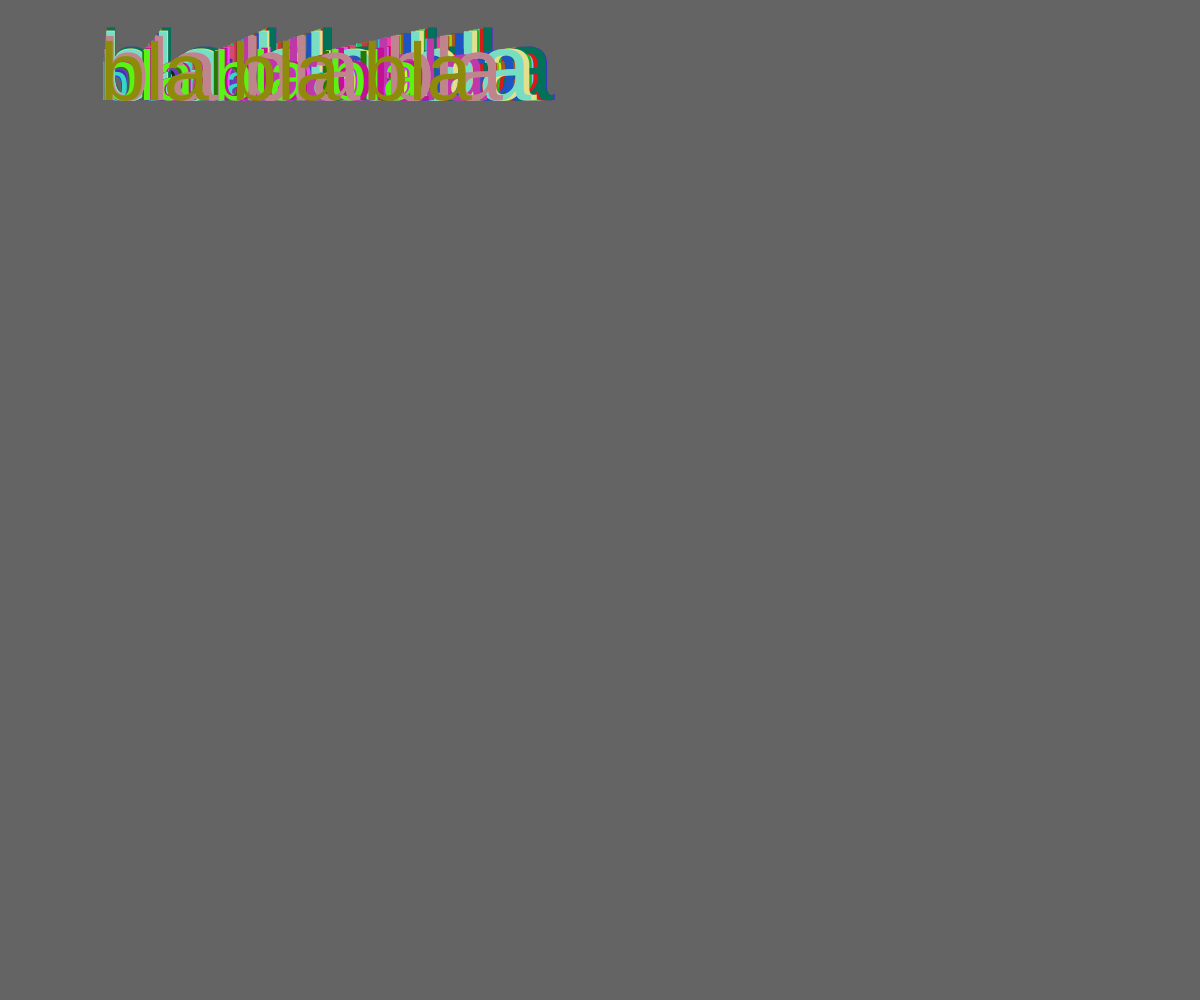
Frame 1 (no input)
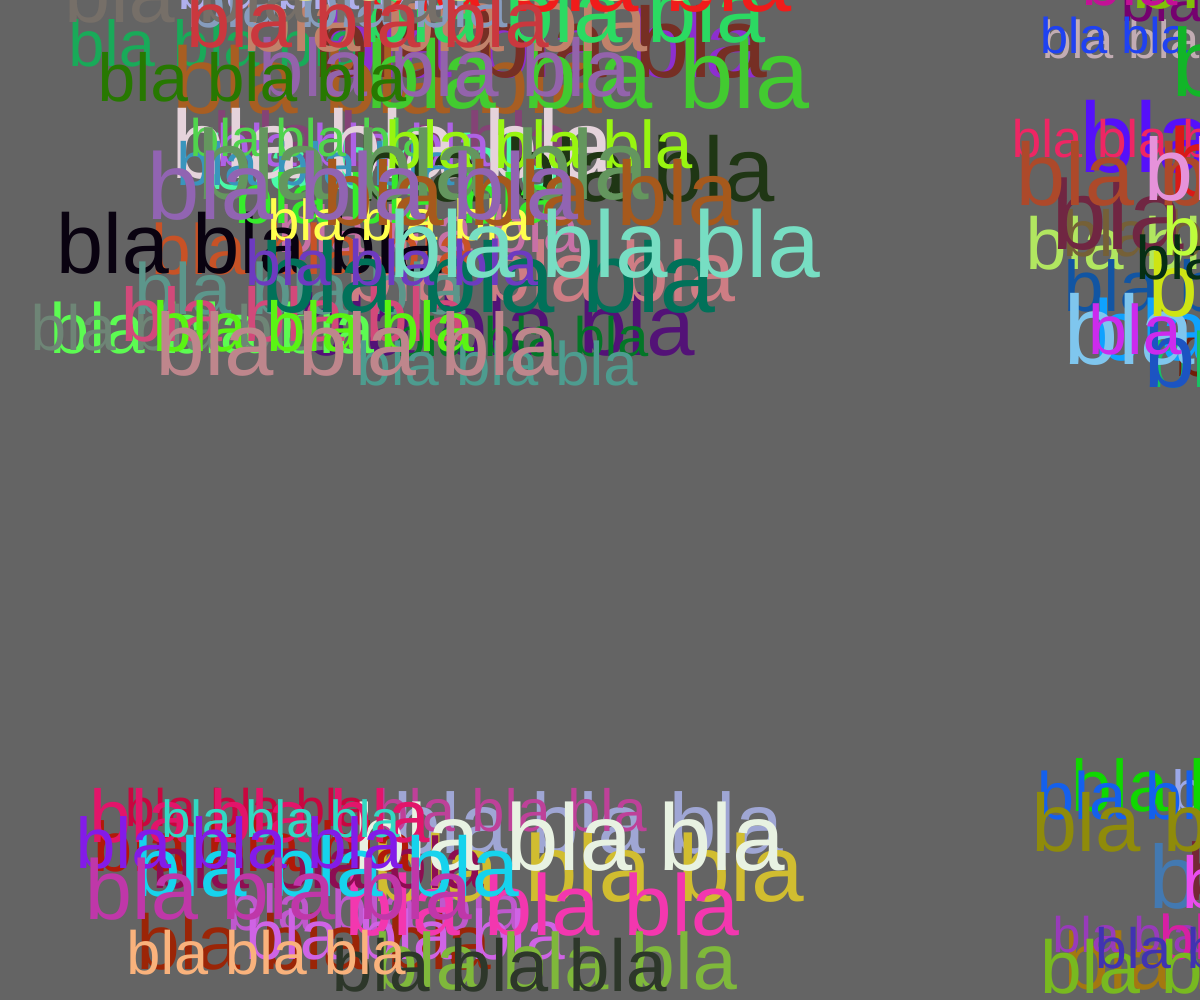
Frame 60 (no input)
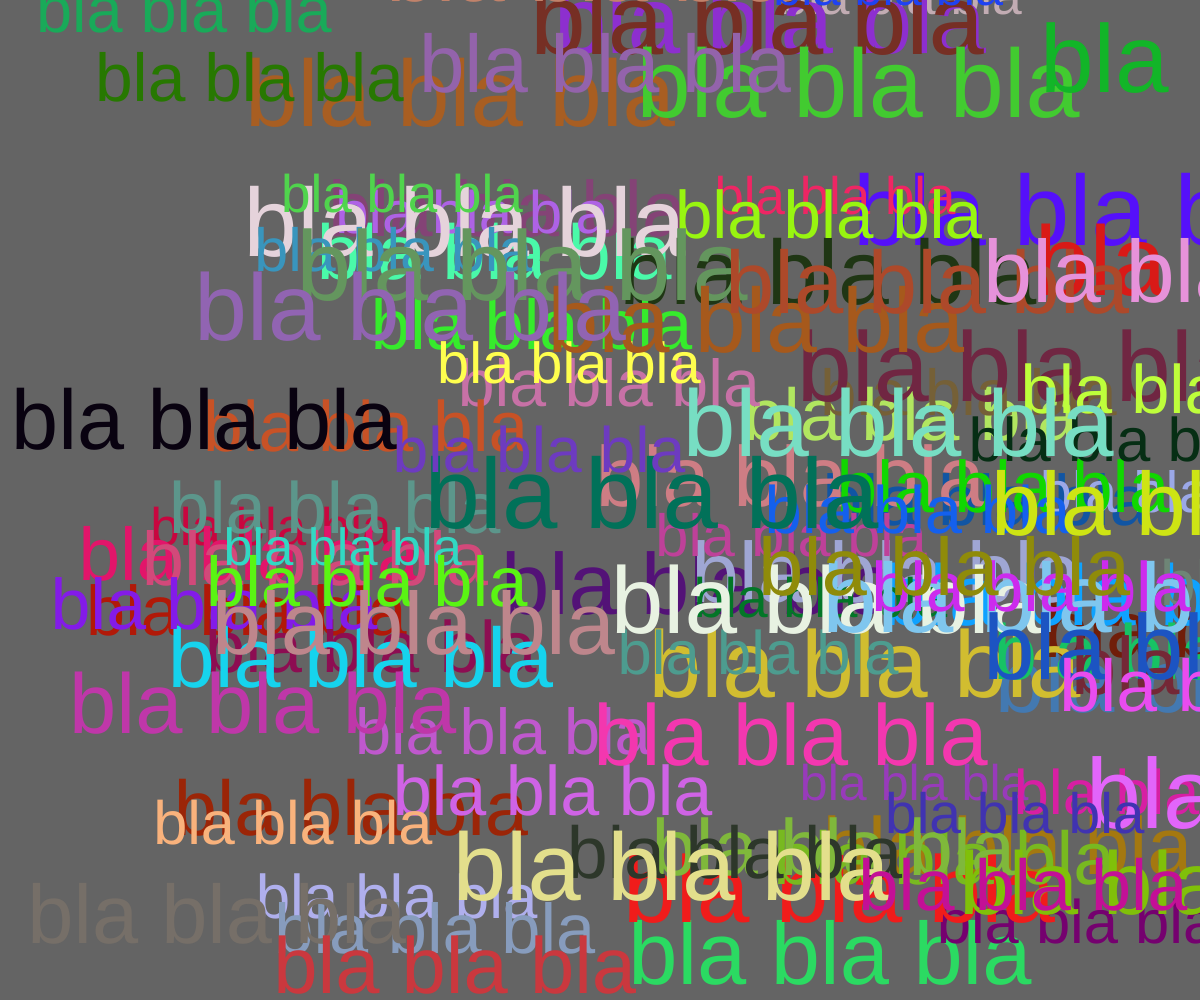
Frame 120 (the mouse pressed at the canvas centre since frame 60)

The p5.js sketch that drew these frames (run headless with seeded random() and noise() and a simulated clock; from frame 60 on, the mouse is pressed at the canvas centre):

// p5.js sketch
// ── sketch.js
let cars = [];

function setup() {
  createCanvas(windowWidth, windowHeight);

  // Spawn an object

  for (let i = 0 ; i < 100 ; i++) {
  cars.push(new Car());
  }


}

function draw() {
  background(100);

for (let i = 0 ; i < cars.length ; i++) {
  cars[i].display();
  cars[i].move();

}
}



// Car class
class Car {

  // constructor and attributes
  constructor() {
    this.pos = createVector(100, 100) ;
    this.vel = createVector(random(-5, 5), random(-5, 5)) ;
    this.col = color(random(255), random(255), random(255)) ;
    this.size = random(50, 100) ;
  }

  // methods

  display() {
    fill(this.col) ;
    // rect(this.pos.x, this.pos.y, this.size, 25);
    textSize(this.size);
    text("bla bla bla", this.pos.x, this.pos.y);


  }

  move() {
  this.pos.add(this.vel) ;
    if (this.pos.x > width) this.pos.x = 0 ;
    if (this.pos.x < 0) this.pos.x = width ;
    if (this.pos.y > height) this.pos.y = 0 ;
    if (this.pos.y < 0) this.pos.y = height ;
  }

}  
